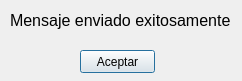
<?xml version="1.0" encoding="UTF-8"?>
<ui version="4.0">
 <class>Msge_exito</class>
 <widget class="QDialog" name="Msge_exito">
  <property name="geometry">
   <rect>
    <x>0</x>
    <y>0</y>
    <width>242</width>
    <height>81</height>
   </rect>
  </property>
  <property name="windowTitle">
   <string>Mensaje enviado</string>
  </property>
  <widget class="QLabel" name="msge">
   <property name="geometry">
    <rect>
     <x>10</x>
     <y>10</y>
     <width>221</width>
     <height>20</height>
    </rect>
   </property>
   <property name="font">
    <font>
     <pointsize>12</pointsize>
    </font>
   </property>
   <property name="text">
    <string>Mensaje enviado exitosamente</string>
   </property>
  </widget>
  <widget class="QPushButton" name="aceptar">
   <property name="geometry">
    <rect>
     <x>80</x>
     <y>50</y>
     <width>75</width>
     <height>23</height>
    </rect>
   </property>
   <property name="text">
    <string>Aceptar</string>
   </property>
  </widget>
 </widget>
 <resources/>
 <connections/>
</ui>
